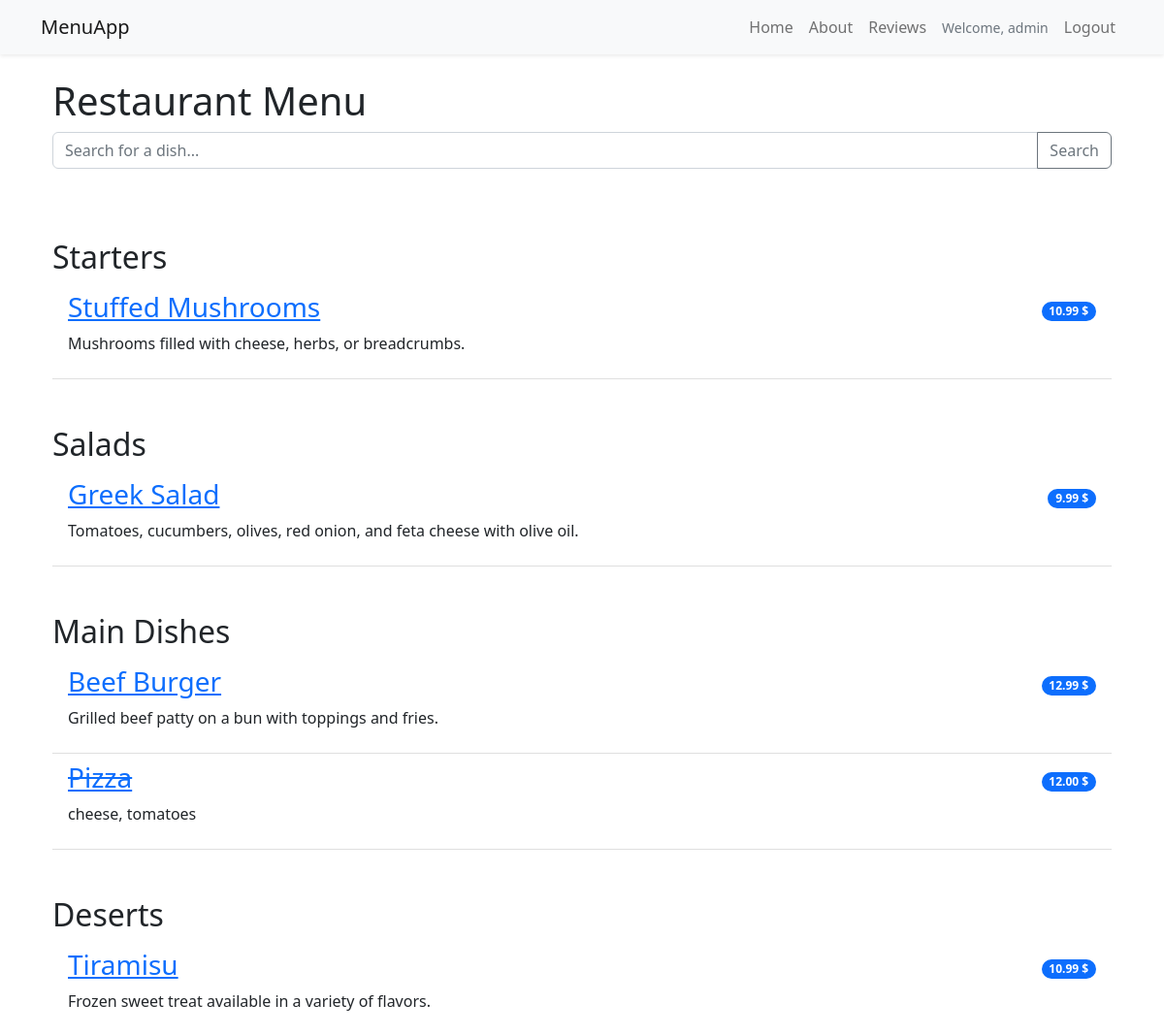
The app's page / (signed in) with its own data.
### restaurant_menu/models.py (models this page shows, shortened)
class Item(models.Model):
    meal = models.CharField(max_length=50)
    description = models.CharField(max_length=2000)
    price = models.DecimalField(decimal_places=2, max_digits=6)
    meal_type = models.CharField(choices=MEAL_TYPE)
    author = models.ForeignKey(User, on_delete=models.CASCADE)
    status = models.IntegerField(choices=STATUS, default=1)
    date_created = models.DateTimeField(auto_now_add=True)
    date_updated = models.DateTimeField(auto_now=True)
    image = models.ImageField(upload_to='images/', null=True, blank=True)

### restaurant_menu/views.py (the view)
# urls.py: path('', views.MenuList.as_view(), name='home'),
class MenuList(generic.ListView):
    queryset = Item.objects.order_by("date_created")
    template_name = 'index.html'
    context_object_name = 'object_list'
    def get_queryset(self):
        query = self.request.GET.get('q')
        if query:
            return Item.objects.filter(
                Q(meal__icontains=query) | Q(description__icontains=query)
            ).order_by("meal")
        return Item.objects.order_by("date_created")
    def get_context_data(self, **kwargs):
        context = super().get_context_data(**kwargs)
        context['meals'] = MEAL_TYPE
        return context

### templates/index.html
{% extends 'base.html' %}
{% block content %}
<div class="container">
    <h1>Restaurant Menu</h1>
    <form method="get" class="mb-4">
        <div class="input-group">
            <input type="text" name="q" class="form-control" placeholder="Search for a dish..." value="{{ request.GET.q }}">
            <button class="btn btn-outline-secondary" type="submit">Search</button>
        </div>
    </form>
    <ul class="list-group list-group-flush">
        {% for meal in meals %}
            <h2 class="pt-5">{{ meal.1 }}</h2>
            {% for row in object_list %}
                {% if row.meal_type == meal.0 %}
                    {% if row.status == 0 %}
                        <li class="list-group-item d-flex justify-content-between align-items-center border-0 pb-0">
                            <a href="{% url 'menu_item' row.pk %}"><h3><del>{{ row.meal }}</del></h3></a>
                            <span class="badge bg-primary rounded-pill">{{ row.price }} $</span>
                        </li>
                        <li class="list-group-item pt-0"><p>{{ row.description }}</p></li>
                    {% else %}
                        <li class="list-group-item d-flex justify-content-between align-items-center border-0 pb-0">
                            <a href="{% url 'menu_item' row.pk %}"><h3>{{ row.meal }}</h3></a>
                            <span class="badge bg-primary rounded-pill">{{ row.price }} $</span>
                        </li>
                        <li class="list-group-item pt-0"><p>{{ row.description }}</p></li>
                    {% endif %}
                {% endif %}
            {% endfor %}
        {% endfor %}
    </ul>
</div>
{% endblock content %}

### templates/base.html (shortened to what this page needs)
<!DOCTYPE html>
<html lang="en">
<head>
    <link href="https://cdn.jsdelivr.net/npm/bootstrap@5.2.0-beta1/dist/css/bootstrap.min.css" rel="stylesheet"
>
</head>
<body>
<nav class="navbar navbar-expand-lg navbar-light bg-light shadow-sm mb-4">
    <div class="container">
        <a class="navbar-brand" href="{% url 'home' %}">MenuApp</a>
        <div class="collapse navbar-collapse" id="navbarNav">
            <ul class="navbar-nav ms-auto">
                <li class="nav-item">
                    <a class="nav-link" href="{% url 'home' %}">Home</a>
                </li>
                <li class="nav-item">
                    <a class="nav-link" href="{% url 'about' %}">About</a>
                </li>
                <li class="nav-item">
                    <a class="nav-link" href="{% url 'reviews' %}">Reviews</a>
                </li>
                {% if user.is_authenticated %}
                    <li class="nav-item d-flex align-items-center px-2">
                        <span class="text-muted small">Welcome, {{ user.username }}</span>
                    </li>
                    <li class="nav-item">
                        <a class="nav-link" href="{% url 'logout' %}">Logout</a>
                    </li>
                {% endif %}
            </ul>
        </div>
    </div>
</nav>
<div class="container">
    {% block content %}
    {% endblock %}
</div>
</body>
</html>

### records on screen
Item: meal "Stuffed Mushrooms", price "10.99", description "Mushrooms filled with cheese, herbs, or breadcrumbs."
Item: meal "Greek Salad", price "9.99", description "Tomatoes, cucumbers, olives, red onion, and feta cheese with olive oil."
Item: meal "Beef Burger", price "12.99", description "Grilled beef patty on a bun with toppings and fries."
Item: meal "Pizza", price "12.00", description "cheese, tomatoes"
Item: meal "Tiramisu", price "10.99", description "Frozen sweet treat available in a variety of flavors."

### other values on screen
{{ user.username }} "admin"
{{ meal.1 }} "Starters" "Salads" "Main Dishes" "Deserts"
